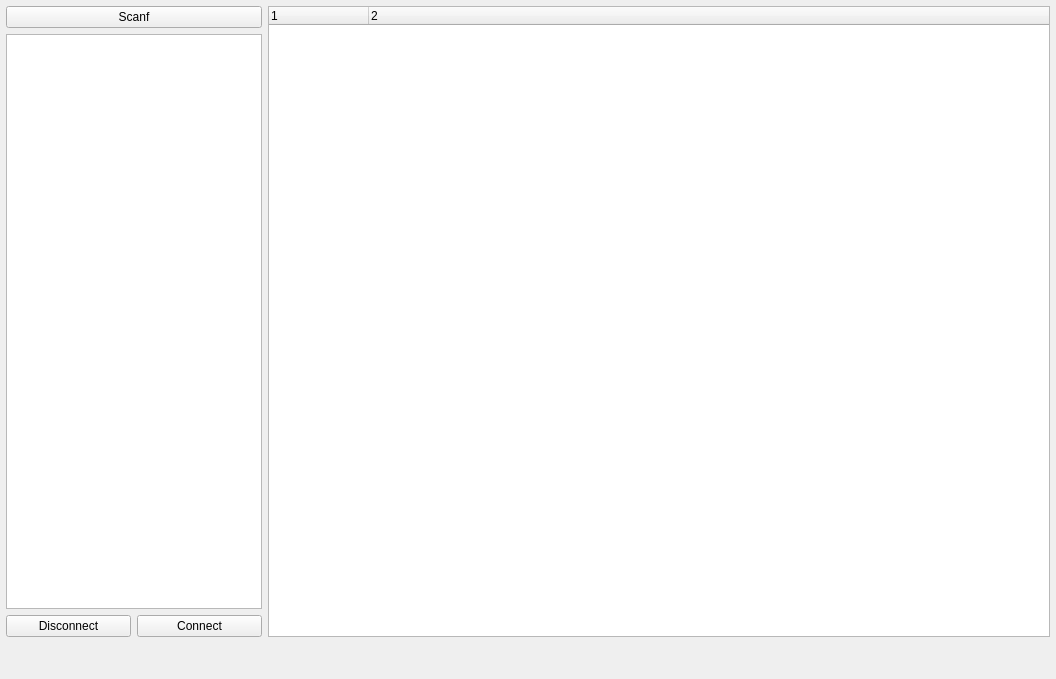
<?xml version="1.0" encoding="UTF-8"?>
<ui version="4.0">
 <class>BLEClass</class>
 <widget class="QWidget" name="BLEClass">
  <property name="geometry">
   <rect>
    <x>0</x>
    <y>0</y>
    <width>1056</width>
    <height>679</height>
   </rect>
  </property>
  <property name="windowTitle">
   <string>BLE</string>
  </property>
  <layout class="QVBoxLayout" name="verticalLayout_2" stretch="1,0">
   <property name="spacing">
    <number>6</number>
   </property>
   <property name="leftMargin">
    <number>6</number>
   </property>
   <property name="topMargin">
    <number>6</number>
   </property>
   <property name="rightMargin">
    <number>6</number>
   </property>
   <property name="bottomMargin">
    <number>6</number>
   </property>
   <item>
    <layout class="QHBoxLayout" name="mainLayout" stretch="0,1">
     <item>
      <layout class="QVBoxLayout" name="verticalLayout">
       <item>
        <widget class="QPushButton" name="btnScanf">
         <property name="text">
          <string>Scanf</string>
         </property>
        </widget>
       </item>
       <item>
        <widget class="QListWidget" name="listWidget">
         <property name="editTriggers">
          <set>QAbstractItemView::NoEditTriggers</set>
         </property>
        </widget>
       </item>
       <item>
        <layout class="QHBoxLayout" name="horizontalLayout">
         <item>
          <widget class="QPushButton" name="btnDisConnect">
           <property name="text">
            <string>Disconnect</string>
           </property>
          </widget>
         </item>
         <item>
          <widget class="QPushButton" name="btnConnect">
           <property name="text">
            <string>Connect</string>
           </property>
          </widget>
         </item>
        </layout>
       </item>
      </layout>
     </item>
     <item>
      <widget class="QTreeWidget" name="treeWidget">
       <property name="editTriggers">
        <set>QAbstractItemView::NoEditTriggers</set>
       </property>
       <property name="autoExpandDelay">
        <number>1</number>
       </property>
       <property name="columnCount">
        <number>2</number>
       </property>
       <attribute name="headerVisible">
        <bool>true</bool>
       </attribute>
       <attribute name="headerCascadingSectionResizes">
        <bool>true</bool>
       </attribute>
       <attribute name="headerMinimumSectionSize">
        <number>100</number>
       </attribute>
       <attribute name="headerHighlightSections">
        <bool>true</bool>
       </attribute>
       <attribute name="headerShowSortIndicator" stdset="0">
        <bool>false</bool>
       </attribute>
       <column>
        <property name="text">
         <string notr="true">1</string>
        </property>
       </column>
       <column>
        <property name="text">
         <string notr="true">2</string>
        </property>
       </column>
      </widget>
     </item>
    </layout>
   </item>
   <item>
    <widget class="QWidget" name="widget" native="true">
     <property name="minimumSize">
      <size>
       <width>0</width>
       <height>30</height>
      </size>
     </property>
    </widget>
   </item>
  </layout>
 </widget>
 <layoutdefault spacing="6" margin="11"/>
 <resources>
  <include location="ble.qrc"/>
 </resources>
 <connections/>
</ui>
